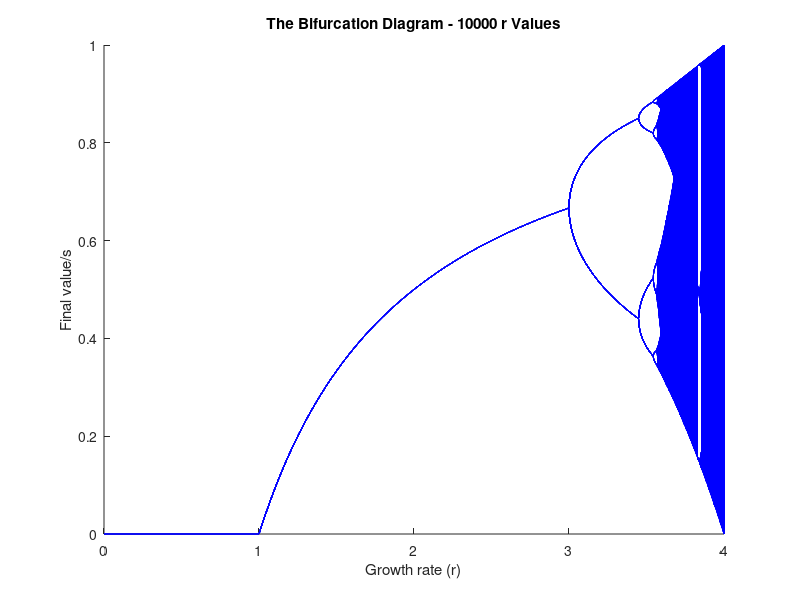

This figure's MATLAB source:
%%% EE372 - Modeling and Simulation - Assignment 2 - Introduction to chaos
%%% Jared Jackson
%%% Due Feb 13th

%%% This code is written to model and plot the outcomes of a dripping faucet./s
%%%
%%% The Logistic mapping (not fuction since each input can have multipe
%%% outputs), is just about the simplest logistic function I think exists.
%%% Despite this simplicity, it applies well to a variety of situations like
%%% simple populations, radioactive decay, and of course, dripping water.

%%% Just MATLAB Things %%%%%%%%%%%%%%%%%%%%%%%%%%%%%%%%%%%%%%%%%%%%%%%%%%%%%%%%%
close all; clear variables; clc;
%%%%%%%%%%%%%%%%%%%%%%%%%%%%%%%%%%%%%%%%%%%%%%%%%%%%%%%%%%%%%%%%%%%%%%%%%%%%%%%%

%%% Time Time Time
tic

%%% Sandbox %%%%%%%%%%%%%%%%%%%%%%%%%%%%%%%%%%%%%%%%%%%%%%%%%%%%%%%%%%%%%%%%%%%%

%%% Number of iterations for the mapping; Lager = more resolution
iterations = 1000;

%%% Number of points in the X axis; Larger = more resolution
xRes = 1e4;

%%% NUmber of points in the Y axis; Larger = more resolution
yRes = 64;

%%%%%%%%%%%%%%%%%%%%%%%%%%%%%%%%%%%%%%%%%%%%%%%%%%%%%%%%%%%%%%%%%%%%%%%%%%%%%%%%

%%% Sets the limits on the growth rate to be between 0 and 4 since outside of
%%% that range nothing happens. there will be xRes number of points in the array
r = linspace(0, 4, xRes);

%%% Preinitilizes X and gives it a starting value of 0.5. The starting value
%%% does not actually matter, as long as it is not 0 or 1 since the final value
%%% only depends on the growth rate.
X = 0.5 .* ones(yRes, xRes);

%%% Iterates through the mapping (iterations + Yres) times for every value of r
%%% simultaneously
for i = 2:1:(iterations  + yRes)
  	cur = 1 + mod(i, yRes + 1);
    las = 1 + mod(i - 1, yRes + 1);
    X(cur,:) = r .* X(las,:) .* (1 - X(las,:));
end

%%% Call It UI %%%%%%%%%%%%%%%%%%%%%%%%%%%%%%%%%%%%%%%%%%%%%%%%%%%%%%%%%%%%%%%%%
line(r, X, 'Color', 'blue');
%%lineXColor(r, X, 'hsv');
set(gca, 'XLim', [0 4], 'YLim', [0 1]);
title(['The Bifurcation Diagram - ' num2str(xRes) ' r Values']);
xlabel("Growth rate (r)");
ylabel("Final value/s");
%%%%%%%%%%%%%%%%%%%%%%%%%%%%%%%%%%%%%%%%%%%%%%%%%%%%%%%%%%%%%%%%%%%%%%%%%%%%%%%%

%%% See What's Become Of Me
toc

%%% This will plot the bifurcation diagram with a gradiant color on the x axis
%%% but it is VERY slow since MATLAB doesn't allow multiple colors per line, so
%%% it has to plot a new line between each point.
function lineXColor(x, y, cmap)
numPoints = length(x);
pointColor = max(1, round( (0:numPoints) ./ numPoints .* 256));
cmp = colormap(cmap);
for i = 1:(numPoints - 1)
	line([x(i) x(i + 1)], [y(:, i) y(:, i + 1)], "color", cmp(pointColor(i),:) )
end
end